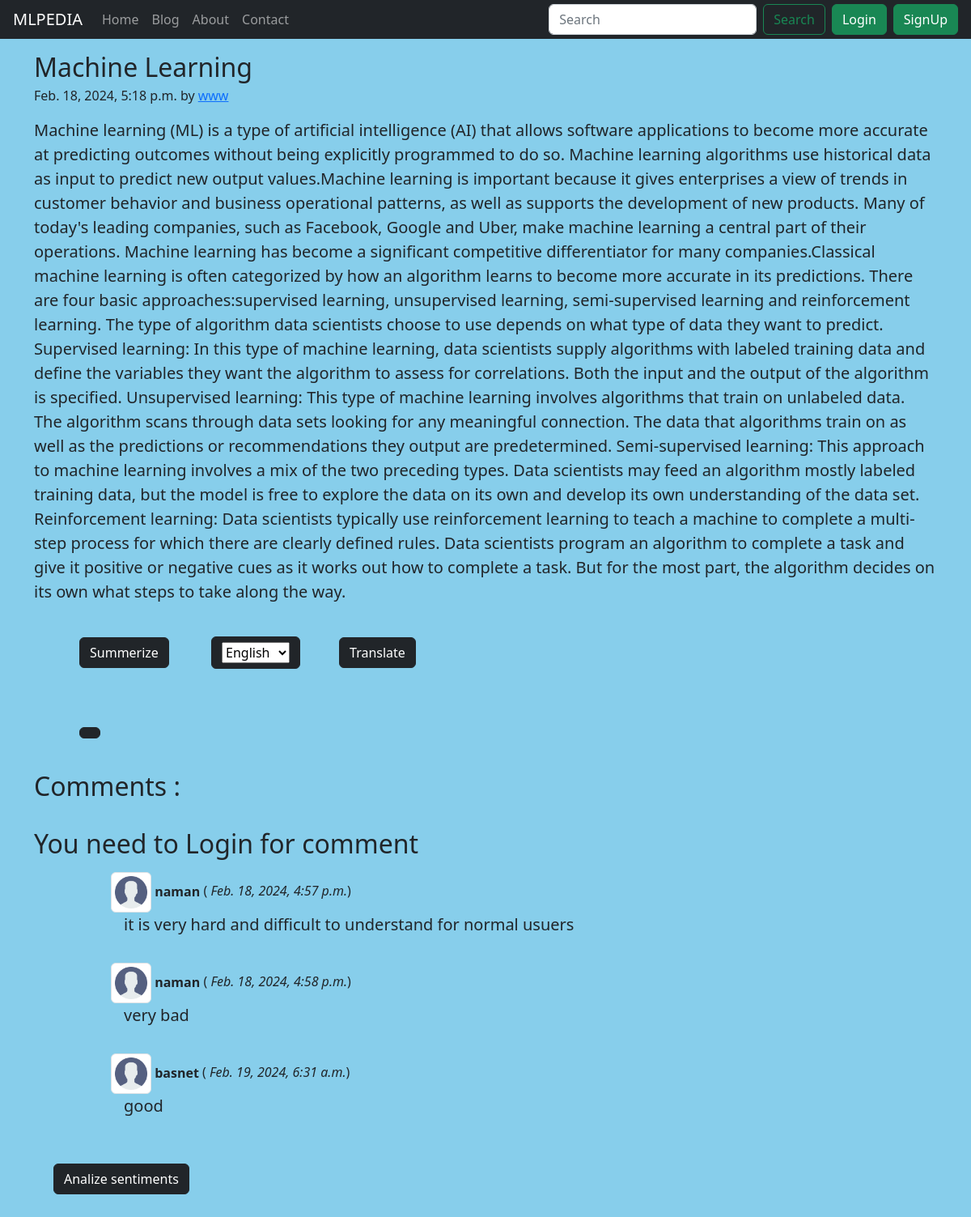
Page /blog/machine_learning on the committed database.
### blog/models.py (models this page shows, shortened)
class Postblog(models.Model):
    sno=models.AutoField(primary_key=True)
    title=models.CharField(max_length=50)
    author=models.CharField(max_length=13)
    content=models.TextField()
    slug=models.CharField(max_length=130)
    timeStamp= models.DateTimeField(blank=True)

class BlogComment(models.Model):
    sno= models.AutoField(primary_key=True)
    comment=models.TextField()
    user=models.ForeignKey(User,on_delete=models.CASCADE)
    post=models.ForeignKey(Postblog,on_delete=models.CASCADE)
    parent=models.ForeignKey('self',on_delete=models.CASCADE,null=True)
    timestamp=models.DateTimeField(default=now)

### blog/views.py (the view)
# urls.py: path('<str:slug>', views.blogPost, name='blogPost'),
def blogPost(request,slug):
    post = Postblog.objects.filter(slug=slug).first()
    comments=BlogComment.objects.filter(post=post)
    context={"post":post,"comments":comments }
    return render(request,"blog/blogPost.html",context)

### templates/blog/blogPost.html (shortened to what this page needs)
{% extends 'base.html' %}
{%block blogactive%}active{%endblock blogactive%}
{% block body %}
<div class="container my-3">
  <article class="blog-post">
    <h2 class="blog-post-title mb-1">{{post.title}}</h2>
    <p clss="blog-post-meta ">{{post.timeStamp}} by <a href="#">{{post.author}}</a></p>
    <p id="content" class='blockquote'>{{post.content}} </p>
    <ul>
      <button type="button" id="summer" class="summerize btn btn-dark m-4">Summerize</button>
      <button type="submit" class="btn btn-dark m-4">
        <form method="POST" action="#" id="translate">{% csrf_token %}
          <select id="inputState" name="lang">
            <option selected value="en">English</option>
          </select>
          <button type="submit" class="btn btn-dark m-4">Translate</button>
        </form>
        <button type="button" class="speech btn btn-dark m-4">
        </button>
      </button>
    </ul>
</div>
<section class="container my-2">
  <h2>Comments :</h2>
  <br>
  {% if user.is_authenticated %}
  <form action="/blog/postComment" method="POST">
    <div>
      <label for="inputEmail4" class="form-label">{{comment.user.username}}</label>
      {% csrf_token %}
      <input type="text" name="comments" placeholder="enter Your comment">
      <input type="hidden"  name="postSno" value='{{post.sno}}'>
      <button type="Submit" class="btn btn-primary" value="Submit"> Submit
      </button>
    </div>
  </form>
  {% else %} <h2>You need to Login for comment</h2>
  {% endif %}
  {% for comment in comments %}
  <div>
    <div class="row my-3">
      <div class="col-md-1">
      </div>
      <div class="col-md-11 "><b><img src="/static/img/user.png" class="img-thumbnail" width=50 height=50 alt="user">
          {{comment.user.username }} </b> ( <i>{{comment.timestamp}}</i>)
        <div class='comments blockquote mx-3'>{{ comment.comment }}</div>
      </div>
    </div>
  </div>
  {% endfor %}
  <div class="d-flex justify-content-left ml-20">
    <button type="button" id ="senti" class="btn btn-dark m-4 ">Analize sentiments</button><span style="margin-top: 29px;"><label id="dispsenti" class=""></label></span>
  </div>
</section>
{% endblock body %}

### rows in the picture
Postblog: title "Machine Learning", timeStamp "Feb. 18, 2024, 5:18 p.m.", author "www", content "Machine learning (ML) is a type of artificial intelligence (AI) that allows software applications to become more accurate at predicting outcomes without being explicitly programmed to do so. Machine learning algorithms use historical data as input to predict new output values.Machine learning is important because it gives enterprises a view of trends in customer behavior and business operational patterns, as well as supports the development of new products. Many of today's leading companies, such as Facebook, Google and Uber, make machine learning a central part of their operations. Machine learning has become a significant competitive differentiator for many companies.Classical machine…"
BlogComment: user.username "naman", timestamp "Feb. 18, 2024, 4:57 p.m.", comment "it is very hard and difficult to understand for normal usuers"
BlogComment: user.username "naman", timestamp "Feb. 18, 2024, 4:58 p.m.", comment "very bad"
BlogComment: user.username "basnet", timestamp "Feb. 19, 2024, 6:31 a.m.", comment "good"
